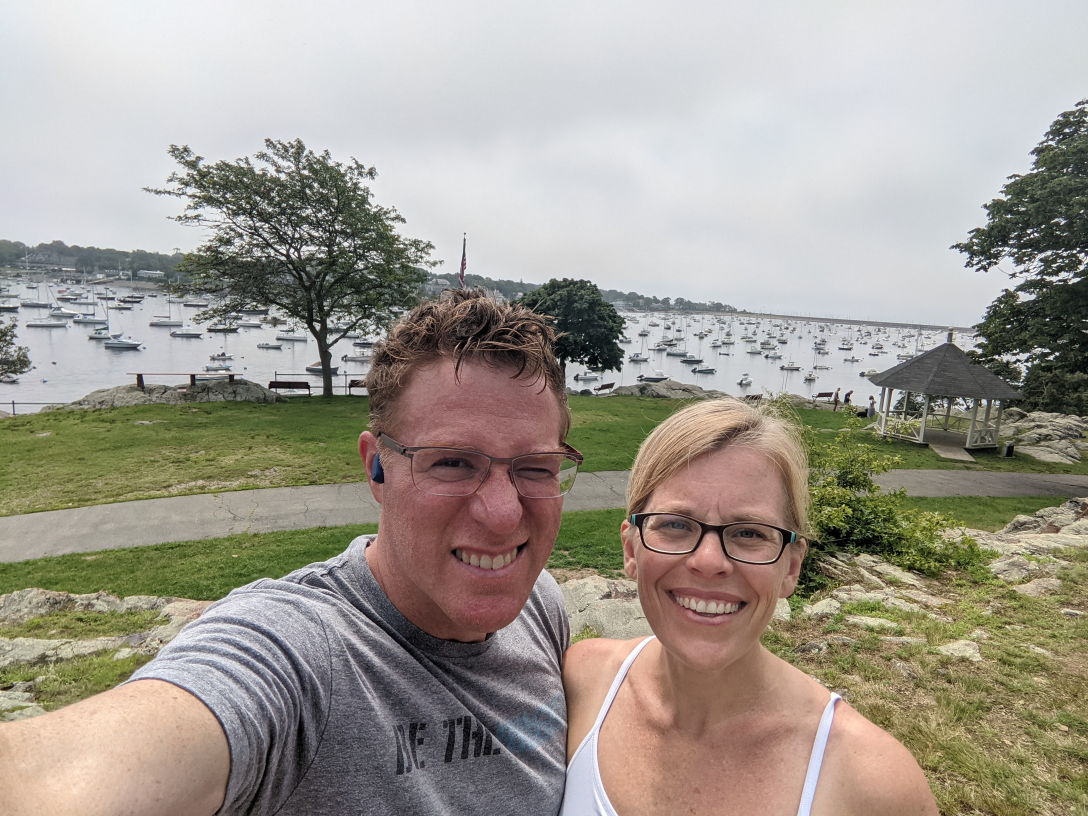
#> input picture PXL_20210715_153217926.jpg, 3264 x 2448 px (shown at 1/3 size)
$ python resize.py
#> lines starting #> are read from the running program, lines starting #| are printed output that depends on the picture
import cv2

img = cv2.imread('PXL_20210715_153217926.jpg',0)
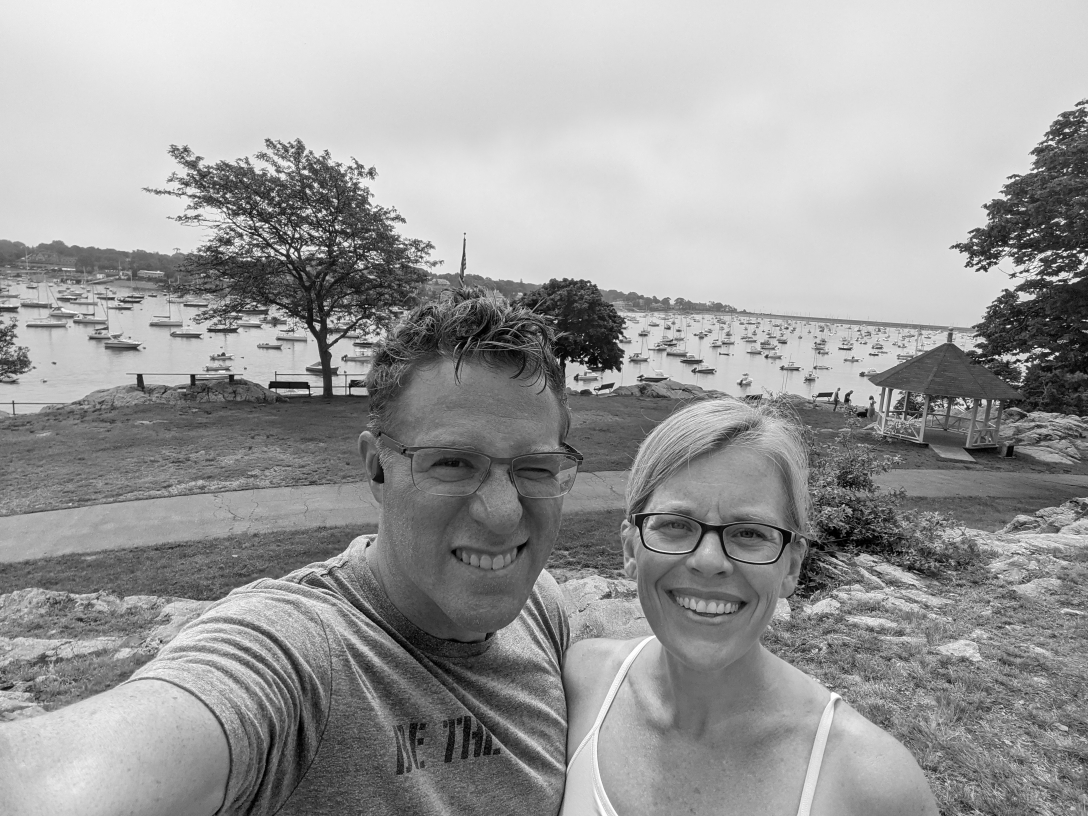
#> img: shape (2448, 3264) (shown at 1/3 size); min 0, max 255, mean 154.9

# face_cascade = cv2.CascadeClassifier('haarcascade_frontalface_default.xml')

print(type(img))
#| <class 'numpy.ndarray'>
print(img)
#> (printed output is left out)
print(img.shape)
#| (2448, 3264)
print(img.ndim)
#| 2

resized_image = cv2.resize(img,(int(img.shape[1]/4),int(img.shape[0]/4)))
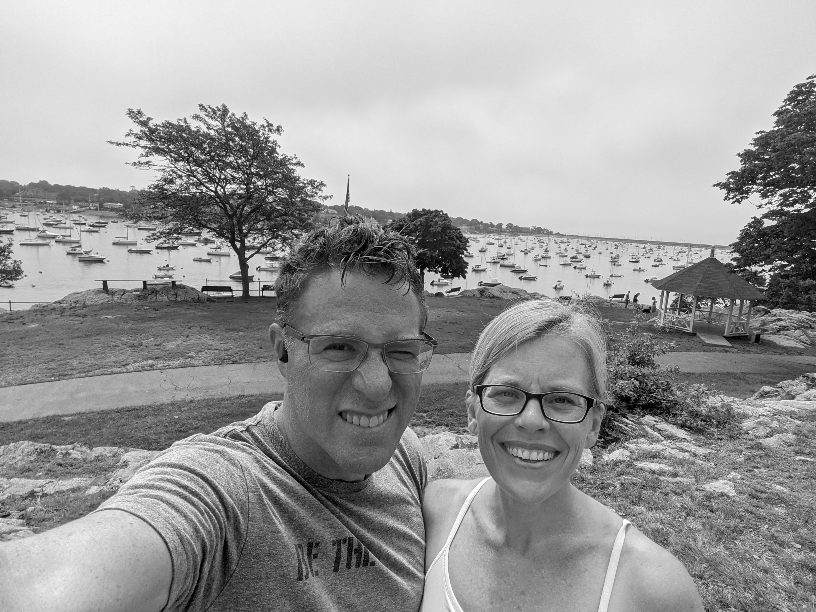
#> resized_image: shape (612, 816); min 0, max 255, mean 155
print(resized_image.shape)
#| (612, 816)

cv2.imshow('A and J',resized_image)
cv2.imwrite("A and J resized.jpg",resized_image)
cv2.waitKey(0)
cv2.destroyAllWindows()

$ run again, with photo.jpg copied over PXL_20210715_153217926.jpg
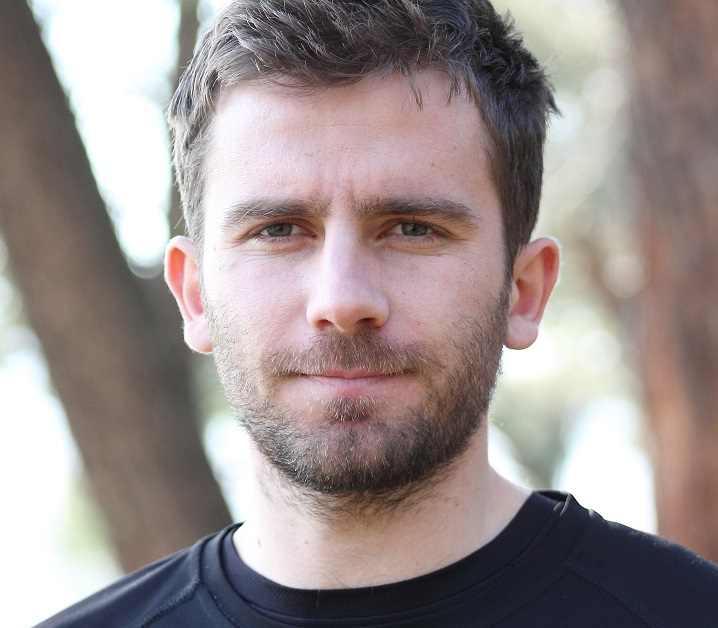
#> input picture photo.jpg, 718 x 628 px
#> `img = cv2.imread('PXL_20210715_153217926.jpg',0)`:
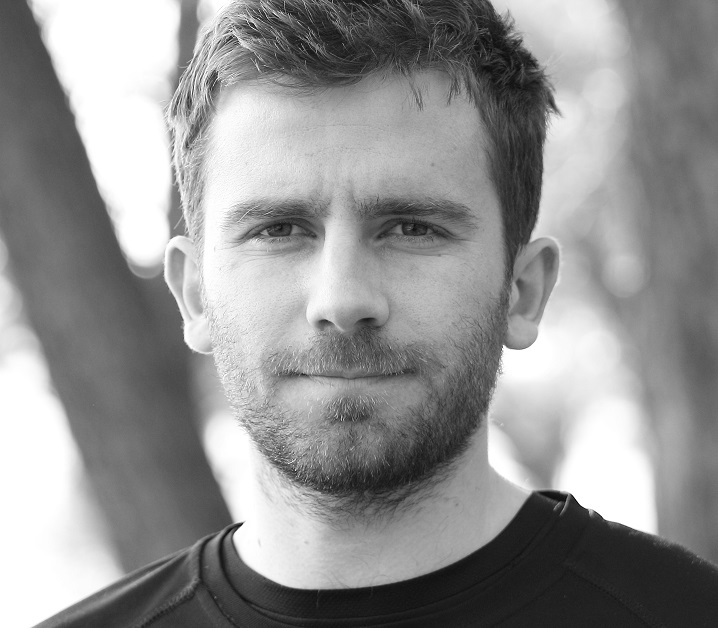
#> img: shape (628, 718); min 2, max 255, mean 146.4
#| <class 'numpy.ndarray'>
#> (printed output is left out)
#| (628, 718)
#| 2
#> `resized_image = cv2.resize(img,(int(img.shape[1]/4),int(img.shape[0]/4..`:
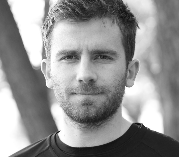
#> resized_image: shape (157, 179); min 16, max 255, mean 146.4
#| (157, 179)
